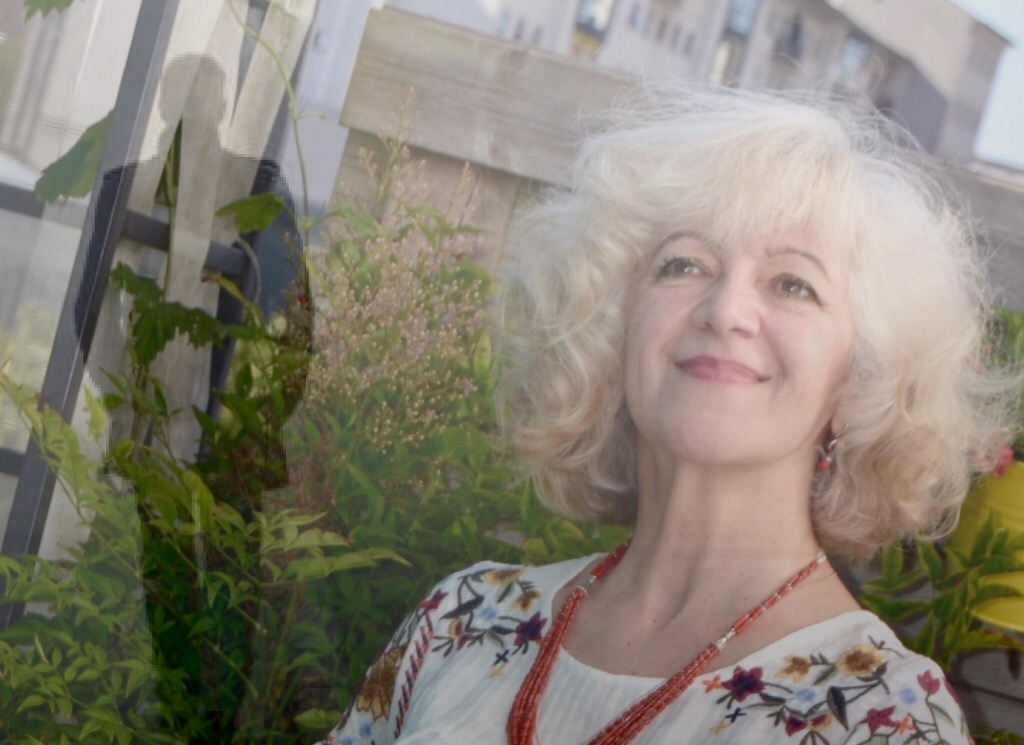
#> input picture app#6_facial_recognition/viber_image_2021-04-05_21-04-11.jpg, 1024 x 745 px
$ python picture_detection.py
#> lines starting #> are read from the running program, lines starting #| are printed output that depends on the picture; after the words box and inside, x2 and y2 are one past the last pixel; in counts of white or black regions, pixels touching at a corner belong together
import cv2

face_cascade = cv2.CascadeClassifier('haarcascade_frontalface_default.xml')
img = cv2.imread('viber_image_2021-04-05_21-04-11.jpg')
#> img is the input picture: shape (745, 1024, 3); mean B, G, R 116.6, 129.6, 136
gray_img = cv2.cvtColor(img,cv2.COLOR_BGR2GRAY)
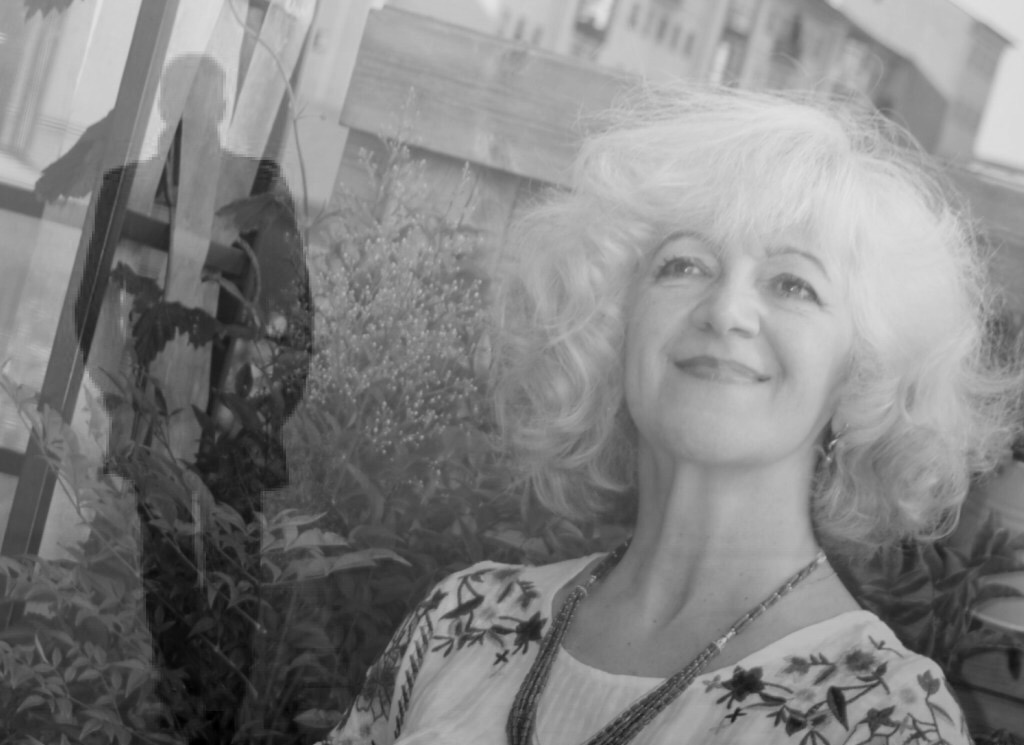
#> gray_img: shape (745, 1024); min 0, max 228, mean 130

faces = face_cascade.detectMultiScale(gray_img, scaleFactor=1.05, minNeighbors=7)
#> faces = [[302, 245, 35, 35], [408, 596, 53, 53], [88, 377, 77, 77], [587, 161, 293, 293]]

for x, y, w, h in faces:
    img = cv2.rectangle(img, (x, y), (x+w, y+h), (0, 255), 3)
#> this loop made 4 passes
#> pass 1, `img = cv2.rectangle(img, (x, y), (x+w, y+h), (0, 255), 3)`:
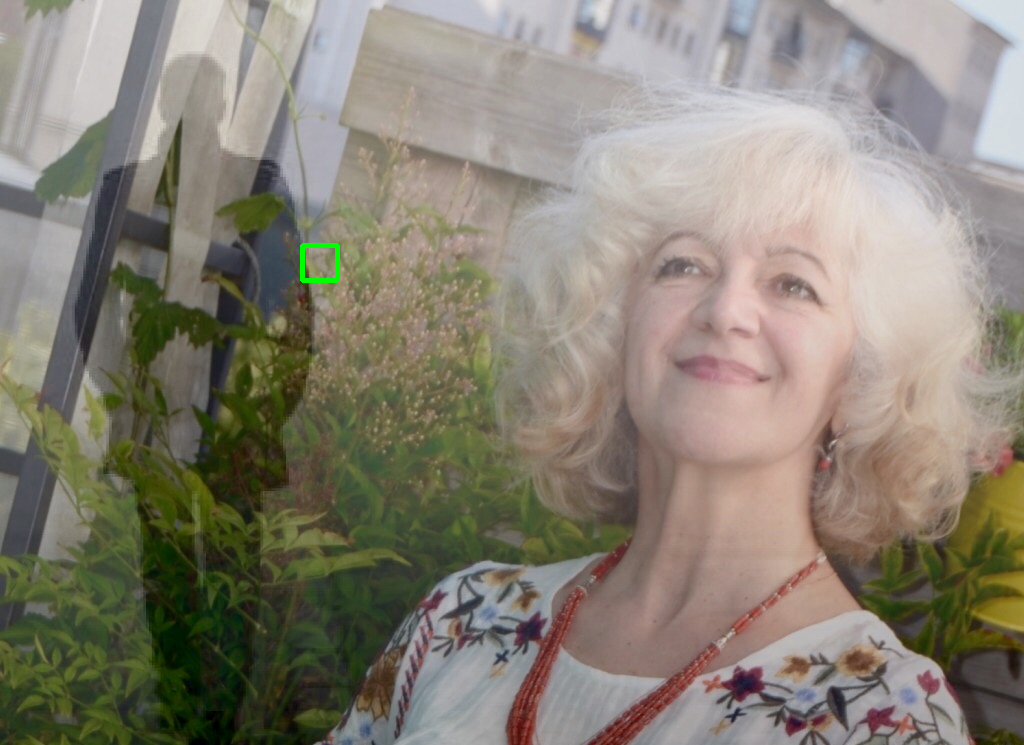
#> img: shape (745, 1024, 3); 0.09% of pixels changed, all inside (x1, y1, x2, y2) = (300, 243, 340, 283)
#> pass 2, `img = cv2.rectangle(img, (x, y), (x+w, y+h), (0, 255), 3)`:
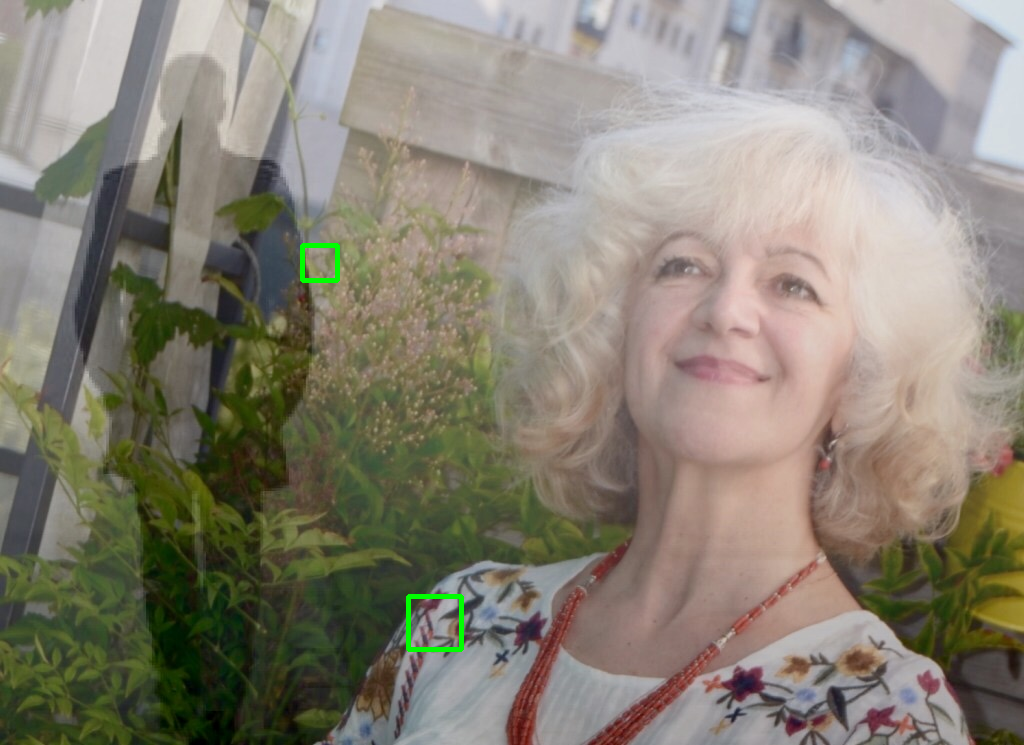
#> img: shape (745, 1024, 3); 0.14% of pixels changed, all inside (x1, y1, x2, y2) = (406, 594, 464, 652)
#> pass 3, `img = cv2.rectangle(img, (x, y), (x+w, y+h), (0, 255), 3)`:
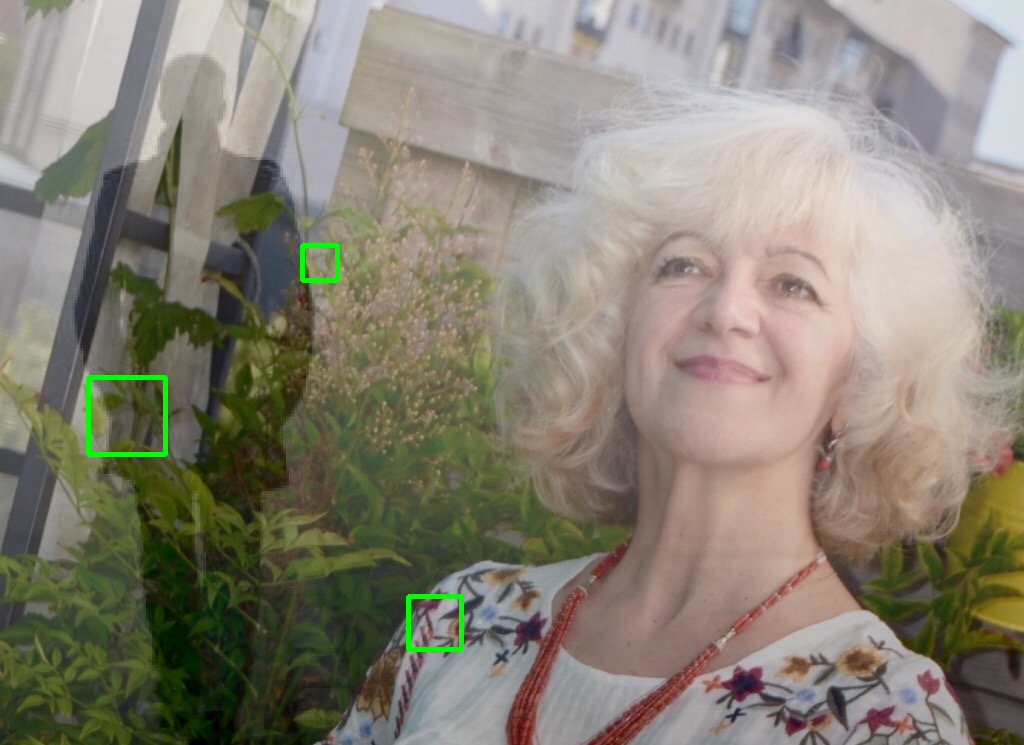
#> img: shape (745, 1024, 3); 0.2% of pixels changed, all inside (x1, y1, x2, y2) = (86, 375, 168, 457)
#> after the loop:
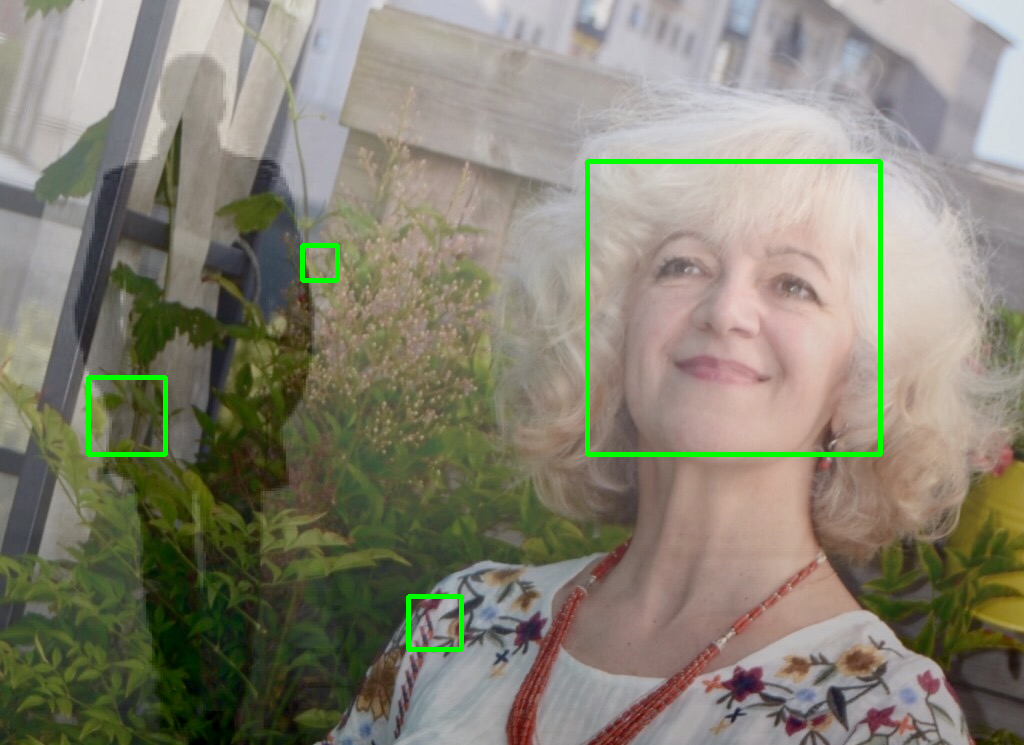
#> img: shape (745, 1024, 3); 0.77% of pixels changed, all inside (x1, y1, x2, y2) = (585, 159, 883, 457)

print(type(faces))
#| <class 'numpy.ndarray'>
print(faces)
#| [[302 245  35  35]
#|  [408 596  53  53]
#|  [ 88 377  77  77]
#|  [587 161 293 293]]

cv2.imshow("Gray", img)
cv2.waitKey(0)
cv2.destroyAllWindows()

$ run again, with app#6_facial_recognition/174268876_296374825344997_5016419157334111345_n.jpg copied over app#6_facial_recognition/viber_image_2021-04-05_21-04-11.jpg
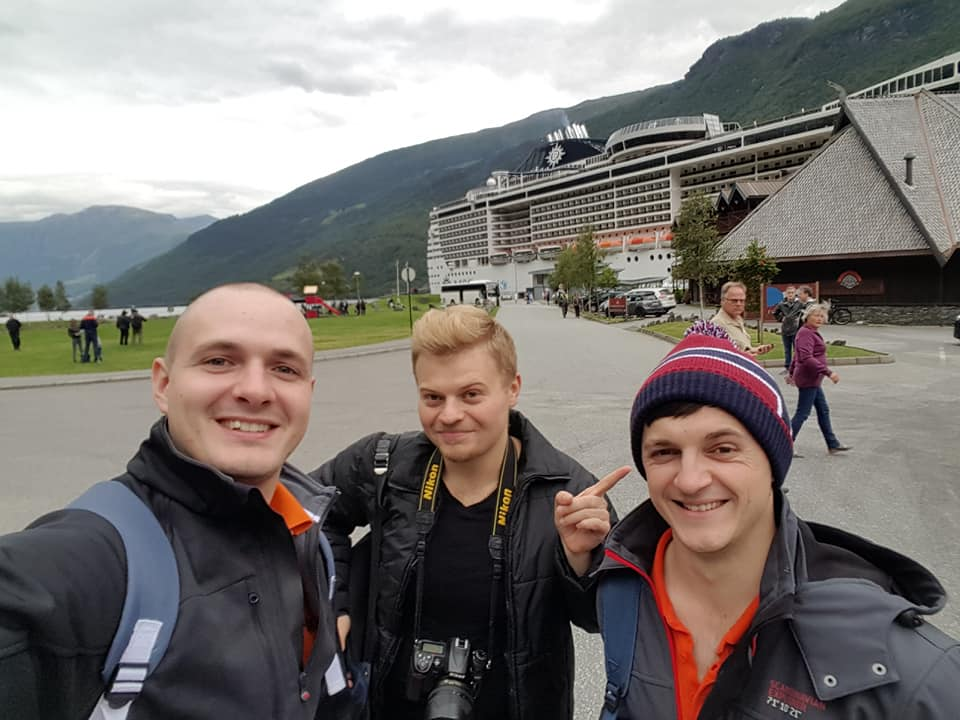
#> input picture app#6_facial_recognition/174268876_296374825344997_5016419157334111345_n.jpg, 960 x 720 px
#> img is the input picture: shape (720, 960, 3); mean B, G, R 114.7, 117.7, 123
#> faces = [[553, 509, 59, 59], [403, 358, 100, 100], [649, 500, 131, 131], [622, 395, 144, 144], [163, 292, 179, 179]]
#> the loop `for x, y, w, h in faces:` made 5 passes
#> pass 1, `img = cv2.rectangle(img, (x, y), (x+w, y+h), (0, 255), 3)`:
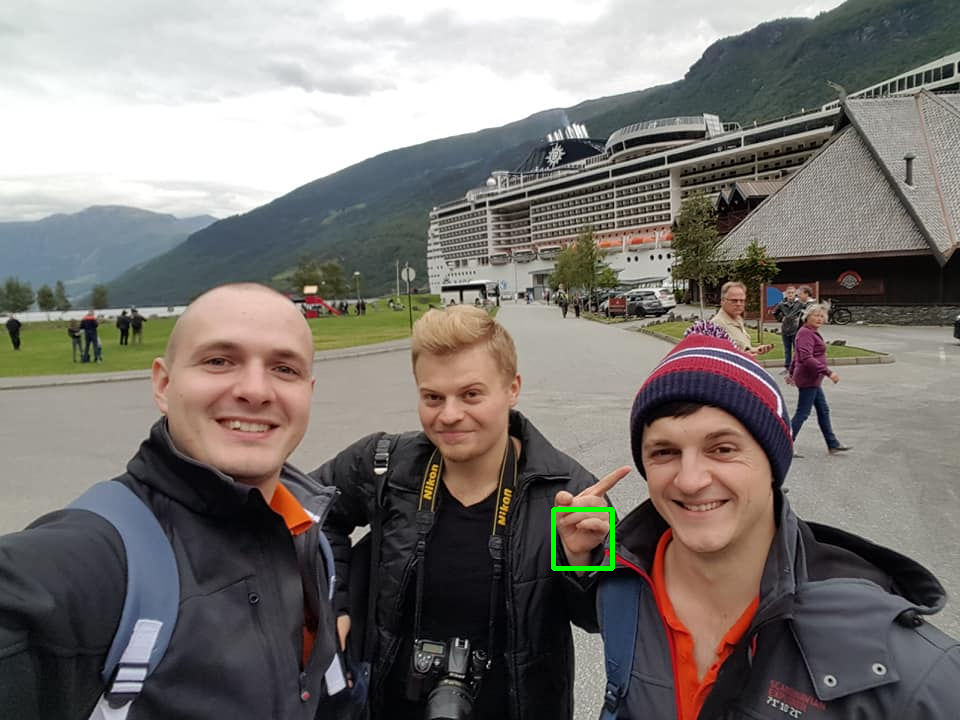
#> img: shape (720, 960, 3); 0.17% of pixels changed, all inside (x1, y1, x2, y2) = (551, 507, 615, 571)
#> after the loop `for x, y, w, h in faces:`:
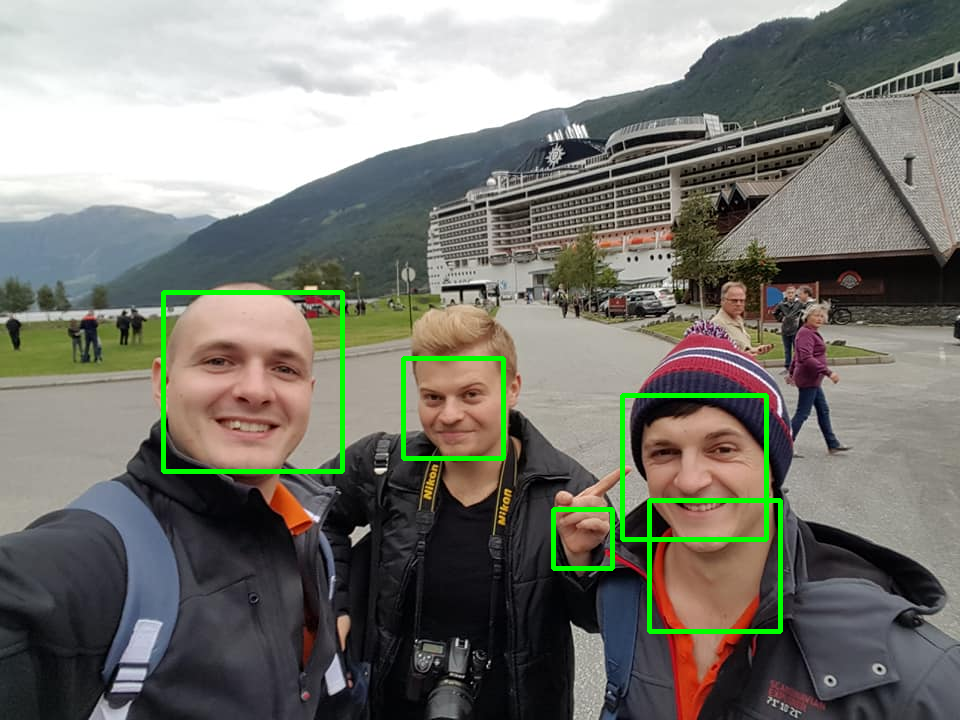
#> img: shape (720, 960, 3); mean B, G, R 113.2, 120.6, 121.1
#| <class 'numpy.ndarray'>
#| [[553 509  59  59]
#|  [403 358 100 100]
#|  [649 500 131 131]
#|  [622 395 144 144]
#|  [163 292 179 179]]
